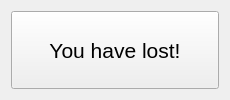
<?xml version="1.0" encoding="UTF-8"?>
<ui version="4.0">
 <class>FinishDialog</class>
 <widget class="QDialog" name="FinishDialog">
  <property name="geometry">
   <rect>
    <x>0</x>
    <y>0</y>
    <width>230</width>
    <height>100</height>
   </rect>
  </property>
  <property name="minimumSize">
   <size>
    <width>230</width>
    <height>100</height>
   </size>
  </property>
  <property name="maximumSize">
   <size>
    <width>230</width>
    <height>100</height>
   </size>
  </property>
  <property name="windowTitle">
   <string>Dialog</string>
  </property>
  <layout class="QHBoxLayout" name="horizontalLayout">
   <item>
    <widget class="QToolButton" name="btnOK">
     <property name="sizePolicy">
      <sizepolicy hsizetype="Expanding" vsizetype="Expanding">
       <horstretch>0</horstretch>
       <verstretch>0</verstretch>
      </sizepolicy>
     </property>
     <property name="font">
      <font>
       <pointsize>16</pointsize>
       <weight>50</weight>
       <bold>false</bold>
      </font>
     </property>
     <property name="text">
      <string>You have lost!</string>
     </property>
    </widget>
   </item>
  </layout>
 </widget>
 <resources/>
 <connections/>
</ui>
